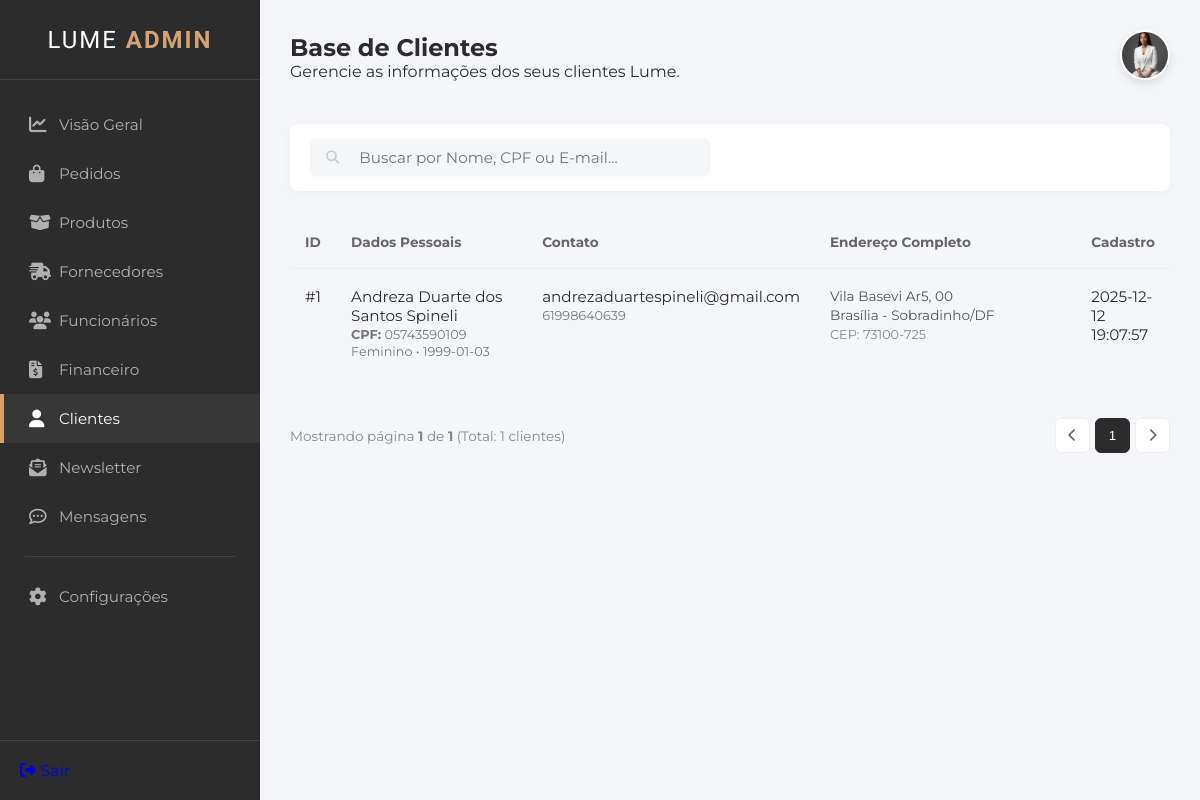
The page /cliente on the database as committed earlier.
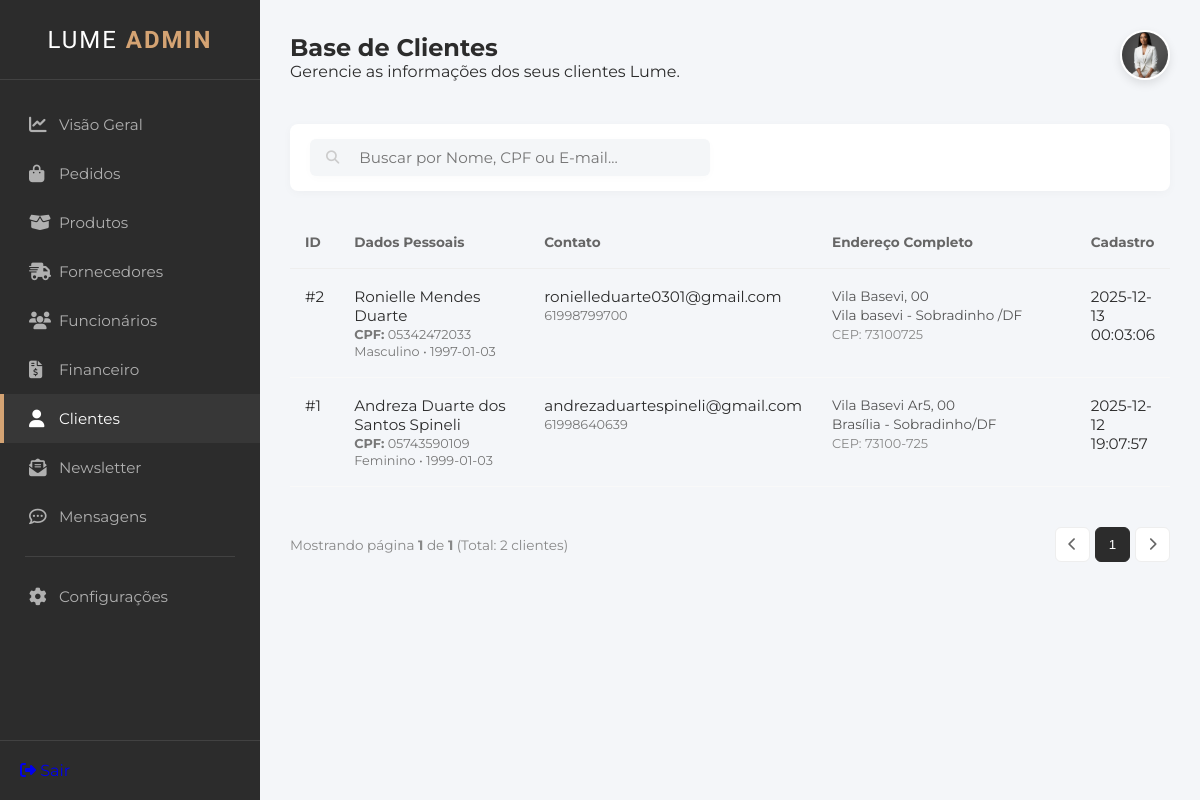
The same page on the database as committed later.
### tables this page shows
CREATE TABLE "tb_clientes" (
    "id_cliente" INTEGER PRIMARY KEY AUTOINCREMENT,
    "nome" VARCHAR(100) NOT NULL,
    "data_nasc" DATE,
    "cpf" VARCHAR(11),
    "genero" VARCHAR(20),
    "tel_cel" VARCHAR(20),
    "email" VARCHAR(100) NOT NULL,
    "cep" VARCHAR(9),
    "endereco" VARCHAR(100),
    "n" VARCHAR(10),
    "complemento" VARCHAR(50),
    "referencia" VARCHAR(100),
    "bairro" VARCHAR(50),
    "cidade" VARCHAR(50),
    "estado" VARCHAR(2),
    "senha" VARCHAR(100) NOT NULL,
    "confirmar_senha" VARCHAR(100) NOT NULL,
    "foto_perfil" TEXT,
    "data_cad" DATETIME DEFAULT CURRENT_TIMESTAMP
    );

### appinterno.py (the view)
@app.route("/cliente.html")
@app.route("/cliente")
def clientes():
    POR_PAGINA = 10
    pagina_atual = request.args.get('page', 1, type=int)
    busca = request.args.get("q", "")
    con = get_db()
    cur = con.cursor()
    if busca:
        condicao_where = "WHERE nome LIKE ? OR cpf LIKE ? OR email LIKE ?"
        termo = f"%{busca}%"
        params = [termo, termo, termo]
    else:
        condicao_where = ""
        params = []
    cur.execute(f"SELECT COUNT(*) FROM tb_clientes {condicao_where}", params)
    total_registros = cur.fetchone()[0]
    total_paginas = math.ceil(total_registros / POR_PAGINA)
    offset = (pagina_atual - 1) * POR_PAGINA
    params_final = params + [POR_PAGINA, offset]
    cur.execute(f"""
        SELECT * FROM tb_clientes
        {condicao_where}
        ORDER BY id_cliente DESC LIMIT ? OFFSET ?
    """, params_final)
    clientes_encontrados = cur.fetchall()
    con.close()
    return render_template("interno/cliente.html", clientes=clientes_encontrados, pagina_atual=pagina_atual, total_paginas=total_paginas, termo_busca=busca, total_registros=total_registros)

### appinterno.py (called while the page is built)
def get_db():
    conn = sqlite3.connect("db_lume.db")
    conn.row_factory = sqlite3.Row
    return conn

### templates/interno/cliente.html (shortened to what this page needs)
<!DOCTYPE html>
<html lang="pt-br">
<head>
    <link rel="stylesheet" href="https://cdnjs.cloudflare.com/ajax/libs/font-awesome/6.4.0/css/all.min.css">
    <link rel="stylesheet" href="/static/styleinterno.css">
</head>
<body>
    <div class="admin-container">
        <aside class="sidebar">
            <div class="sidebar-header">
                <h2 class="brand-text">LUME <span>ADMIN</span></h2>
            </div>
            <nav class="sidebar-nav">
                <ul>
                    <li><a href="dashboard.html"><i class="fa-solid fa-chart-line"></i> Visão Geral</a></li>
                    <li><a href="pedido.html"><i class="fa-solid fa-bag-shopping"></i>Pedidos</a></li>
                    <li><a href="produto.html"><i class="fa-solid fa-box-open"></i> Produtos</a></li>
                    <li><a href="fornecedores.html"><i class="fa-solid fa-truck-fast"></i> Fornecedores</a></li>
                    <li><a href="funcionarios.html"><i class="fa-solid fa-users"></i> Funcionários</a></li>
                    <li><a href="financeiro.html"><i class="fa-solid fa-file-invoice-dollar"></i> Financeiro</a></li>
                    <li class="active"><a href="cliente.html"><i class="fas fa-user"></i>Clientes</a></li>
                    <li><a href="newsletter.html"><i class="fa-solid fa-envelope-open-text"></i> Newsletter</a></li>
                    <li><a href="mensagens.html"><i class="fa-regular fa-comment-dots"></i> Mensagens</a></li>
                    <li class="separator"></li>
                    <li><a href="configuracoes.html"><i class="fa-solid fa-gear"></i> Configurações</a></li>
                </ul>
            </nav>
            <div class="sidebar-footer">
                <a href="login.html" class="btn-logout"><i class="fa-solid fa-right-from-bracket"></i> Sair</a>
            </div>
        </aside>
        <main class="main-content">
<header class="top-bar">
                <div class="page-title">
                    <h2>Base de Clientes</h2>
                    <p>Gerencie as informações dos seus clientes Lume.</p>
                </div>
                 <div class="user-profile">
    <div class="profile-dropdown-trigger" onclick="toggleProfileMenu()">
        <img src="/static/imagens/fundadora1.jpeg" alt="Admin" class="avatar">
    </div>
</div>
</header>
           <section class="actions-bar">
           <form class="search-box" action="/cliente" method="GET">
    <button type="submit" style="border: none; background: transparent; cursor: pointer; color: #ccc;">
        <i class="fa-solid fa-magnifying-glass"></i>
    </button>
    <input type="text" name="q" placeholder="Buscar por Nome, CPF ou E-mail..."
           value="{{ request.args.get('q', '') }}">
</form>
        </section>
        <section class="table-container">
                <table class="admin-table">
                    <thead>
                        <tr>
                            <th style="width: 50px;">ID</th>
                            <th style="width: 25%;">Dados Pessoais</th>
                            <th style="width: 20%;">Contato</th>
                            <th style="width: 35%;">Endereço Completo</th> <th style="width: 10%;">Cadastro</th>
                        </tr>
                    </thead>
                    <tbody>
    {% for c in clientes %}
    <tr>
        <td class="col-id">#{{ c['id_cliente'] }}</td>
        <td>
            <div class="info-group">
                <span class="info-main">{{ c['nome'] }}</span>
                <span class="info-sub"><strong>CPF:</strong> {{ c['cpf'] }}</span>
                <span class="info-sub">{{ c['genero'] }} • {{ c['data_nasc'] }}</span>
            </div>
        </td>
        <td>
            <div class="info-group">
                <span class="info-main">{{ c['email'] }}</span>
                <span class="info-sub">{{ c['tel_cel'] }}</span>
            </div>
        </td>
        <td>
            <div class="address-text">
                {{ c['endereco'] }}, {{ c['n'] }} <br>
                {{ c['bairro'] }} - {{ c['cidade'] }}/{{ c['estado'] }}<br>
                <span class="cep">CEP: {{ c['cep'] }}</span>
            </div>
        </td>
        <td>{{ c['data_cad'] }}</td>
    </tr>
    {% endfor %}
    </tbody>
                </table>
                <div class="pagination">
    <span class="page-info">
        Mostrando página <strong>{{ pagina_atual }}</strong> de <strong>{{ total_paginas }}</strong>
        (Total: {{ total_registros }} clientes)
    </span>
    <div class="page-buttons">
        {% if pagina_atual > 1 %}
            <a href="/cliente.html?page={{ pagina_atual - 1 }}&q={{ termo_busca }}">
                <button><i class="fa-solid fa-chevron-left"></i></button>
            </a>
        {% else %}
            <button disabled><i class="fa-solid fa-chevron-left"></i></button>
        {% endif %}
        {% for p in range(1, total_paginas + 1) %}
            {% if p == 1 or p == total_paginas or (p >= pagina_atual - 2 and p <= pagina_atual + 2) %}
                <a href="/cliente.html?page={{ p }}&q={{ termo_busca }}">
                    <button class="{{ 'active' if p == pagina_atual else '' }}">{{ p }}</button>
                </a>
            {% elif p == pagina_atual - 3 or p == pagina_atual + 3 %}
                <span style="padding: 0 5px;">...</span>
            {% endif %}
        {% endfor %}
        {% if pagina_atual < total_paginas %}
            <a href="/cliente.html?page={{ pagina_atual + 1 }}&q={{ termo_busca }}">
                <button><i class="fa-solid fa-chevron-right"></i></button>
            </a>
        {% else %}
            <button disabled><i class="fa-solid fa-chevron-right"></i></button>
        {% endif %}
    </div>
</div>
            </section>
    </main>
    </div>
</body>
</html>

### static/styleinterno.css (style rules this page uses)
* { margin: 0; padding: 0; box-sizing: border-box; }
body { font-family: 'Montserrat', sans-serif; background-color: #fff; height: 100vh; }
:root { --primary-dark: #2c2c2c; --gold-accent: #d4a373; --bg-light: #f4f6f9; --white: #ffffff; --text-grey: #666666; --danger: #e74c3c; --success: #2ecc71; --warning: #f1c40f; }
* { margin: 0; padding: 0; box-sizing: border-box; text-decoration: none; list-style: none; }
body { font-family: 'Montserrat', sans-serif; background-color: var(--bg-light); color: var(--primary-dark); }
.admin-container { display: flex; min-height: 100vh; }
.sidebar { width: 260px; background-color: var(--primary-dark); color: #fff; display: flex; flex-direction: column; position: fixed; height: 100%; left: 0; top: 0; z-index: 100; }
.sidebar-header { height: 80px; display: flex; align-items: center; justify-content: center; border-bottom: 1px solid rgba(255,255,255,0.1); }
.brand-text { font-family: 'Quicksand', sans-serif; letter-spacing: 2px; font-weight: 400; }
.brand-text span { font-weight: 700; color: var(--gold-accent); }
.sidebar-nav { flex: 1; padding: 20px 0; }
.sidebar-nav ul li a { display: flex; align-items: center; padding: 15px 25px; color: #b0b0b0; font-size: 0.95rem; transition: all 0.3s; border-left: 4px solid transparent; }
.sidebar-nav ul li a i { width: 30px; font-size: 1.1rem; }
.sidebar-nav ul li a:hover, .sidebar-nav ul li.active a { background-color: rgba(255,255,255,0.05); color: var(--white); border-left-color: var(--gold-accent); }
.separator { height: 1px; background-color: rgba(255,255,255,0.1); margin: 15px 25px; }
.sidebar-footer { padding: 20px; border-top: 1px solid rgba(255,255,255,0.1); }
.main-content { flex: 1; margin-left: 260px; padding: 30px; }
.top-bar { display: flex; justify-content: space-between; align-items: center; margin-bottom: 40px; }
.user-profile { display: flex; align-items: center; gap: 20px; }
.avatar { width: 50px; height: 50px; border-radius: 50%; object-fit: cover; border: 2px solid var(--white); box-shadow: 0 4px 10px rgba(0,0,0,0.1); }
table { width: 100%; border-collapse: collapse; }
th { text-align: left; padding: 15px; font-size: 0.85rem; color: var(--text-grey); border-bottom: 1px solid #eee; }
td { padding: 15px; font-size: 0.95rem; border-bottom: 1px solid #f9f9f9; }
.actions-bar { display: flex; justify-content: space-between; margin-bottom: 30px; gap: 20px; flex-wrap: wrap; }
.search-box { background: var(--white); padding: 10px 20px; border-radius: 30px; display: flex; align-items: center; gap: 10px; box-shadow: 0 2px 10px rgba(0,0,0,0.02); flex: 1; max-width: 400px; }
.search-box input { border: none; outline: none; width: 100%; font-family: 'Montserrat', sans-serif; font-size: 0.95rem; }
.search-box i { color: #ccc; }
.pagination { display: flex; justify-content: space-between; align-items: center; margin-top: 20px; padding-top: 20px; }
.page-info { font-size: 0.85rem; color: #888; }
.page-buttons { display: flex; gap: 5px; }
.page-buttons button { width: 35px; height: 35px; border: 1px solid #eee; background: white; border-radius: 6px; cursor: pointer; color: #666; transition: all 0.2s; }
.page-buttons button.active { background-color: var(--primary-dark); color: white; border-color: var(--primary-dark); }
.user-profile { position: relative; }
.profile-dropdown-trigger { cursor: pointer; }
.actions-bar { display: flex; justify-content: space-between; align-items: center; margin-bottom: 25px; background: white; padding: 15px 20px; border-radius: 8px; box-shadow: 0 2px 10px rgba(0,0,0,0.03); }
.search-box { display: flex; align-items: center; background: #f4f6f8; border-radius: 6px; padding: 8px 15px; width: 400px; border: 1px solid transparent; transition: border 0.3s; }
.search-box input { border: none; background: transparent; outline: none; padding-left: 10px; width: 100%; color: #555; font-family: 'Montserrat', sans-serif; }
.search-box button { background: none; border: none; color: #616b64; cursor: pointer; font-weight: 600; }
.info-group { display: flex; flex-direction: column; }
.address-text { font-size: 0.85rem; line-height: 1.4; color: #555; }
.address-text .cep { color: #888; font-size: 0.8rem; }
.info-sub { font-size: 0.8rem; color: #777; display: block; margin-top: 2px; }
.admin-table th, .admin-table td { vertical-align: top; padding-top: 18px; padding-bottom: 18px; }

Rows that differ between the two databases and show on the page:
added tb_clientes: id_cliente "2", nome "Ronielle Mendes Duarte", cpf "05342472033", genero "Masculino", data_nasc "1997-01-03", email "ronielleduarte0301@gmail.com", tel_cel "61998799700", endereco "Vila Basevi", n "00", bairro "Vila basevi", cidade "Sobradinho", estado "DF", cep "73100725", data_cad "2025-12-13 00:03:06"
Other text that changed with them:
{{ total_registros }}: "1" → "2"
